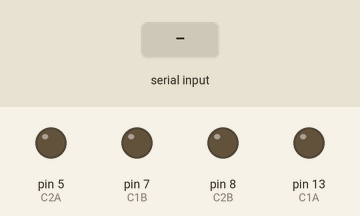
Simulated run of this sketch. Board: Arduino Uno, built with avr-gcc and run on an emulated ATmega328P. Shown: output pins drawn as LEDs (lit = HIGH). The inputs (shaded band) are chosen by the test bench. What the sketch prints to the serial monitor is not drawn.

Above: at 1.2 s.
1.3 s: "f" received over Serial
At 2.3 s:
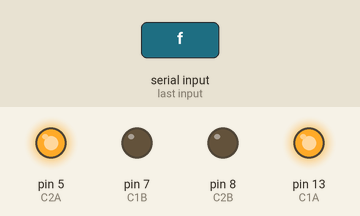
2.8 s: "b" received over Serial
At 3.5 s:
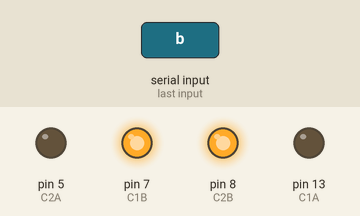
4.3 s: "r" received over Serial
At 4.6 s:
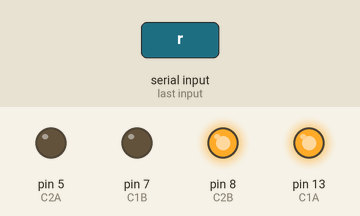
5.8 s: "l" received over Serial
At 7.0 s:
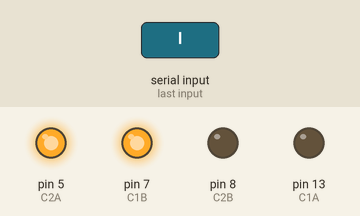
Timing chart, 0 to 8.3 s (numbered marks = the images above; inputs shaded):
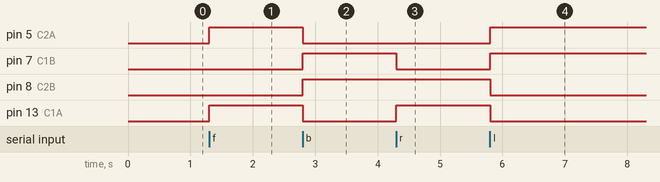

The sketch:

Drive.ino
```cpp
//This programme is written by @thameemk612


//The function defined in this programme is
//asper my connections. It may varie with
//your choice. So I request to change the 'LOW'
//and 'HIGH' values according to your connection


char data=0;  //variable for storing recieved data

//Right Side
#define C1A 13
#define C1B 7
//Left Side
#define C2A 5
#define C2B 8

//Defining the Output Pin
void setup(){
    Serial.begin(9600);
    pinMode(C1A,OUTPUT);
    pinMode(C1B,OUTPUT);
    pinMode(C2A,OUTPUT);
    pinMode(C2B,OUTPUT);
}

//Function To Recieve Data From Bluetooth Device
void loop(){
  if (Serial.available()>0){
    data=Serial.read();
    Serial.println(data);
    if (data=='f')  //Move Forward
    forward();
    else if (data=='b') //Move Backward
      backward();
    else if (data=='r') //Move Right
      right();
    else if (data=='l') //Move Left
      left();
    else if (data== 's') //Stop the Robo
      Stop();
  }
}

// Forward Function
void forward(){
  Serial.print("forward"); //to print on monitor
  digitalWrite(C1A, HIGH);
  digitalWrite(C1B, LOW);
  digitalWrite(C2A, HIGH);
  digitalWrite(C2B, LOW);

}

//Backward Function
void backward(){
  Serial.print("backward"); //to print on monitor
  digitalWrite(C1A, LOW);
  digitalWrite(C1B, HIGH);
  digitalWrite(C2A, LOW);
  digitalWrite(C2B, HIGH);
}

// Left Function
void left(){
  Serial.print("Left"); //to print on monitor
  digitalWrite(C1A, LOW);
  digitalWrite(C1B, HIGH);
  digitalWrite(C2A, HIGH);
  digitalWrite(C2B, LOW);
}

//Right Funtion
void right(){
  Serial.print("Right"); //to print on monitor
  digitalWrite(C1A, HIGH);
  digitalWrite(C1B, LOW);
  digitalWrite(C2A, LOW);
  digitalWrite(C2B, HIGH);
}

//Stop Sunction
void Stop(){
  Serial.print("Stop"); //to print on monitor
  digitalWrite(C1A, LOW);
  digitalWrite(C1B, LOW);
  digitalWrite(C2A, LOW);
  digitalWrite(C2B, LOW);
}
```

Measured:
- after the input at 1.3 s, pin 5 (C2A), pin 13 (C1A): LOW → HIGH at once
- after the input at 2.8 s, pin 5 (C2A), pin 13 (C1A): HIGH → LOW at once; pin 7 (C1B), pin 8 (C2B): LOW → HIGH at once
- after the input at 4.3 s, pin 7 (C1B): HIGH → LOW at once; pin 13 (C1A): LOW → HIGH at once
- after the input at 5.8 s, pin 5 (C2A), pin 7 (C1B): LOW → HIGH at once; pin 8 (C2B), pin 13 (C1A): HIGH → LOW at once
